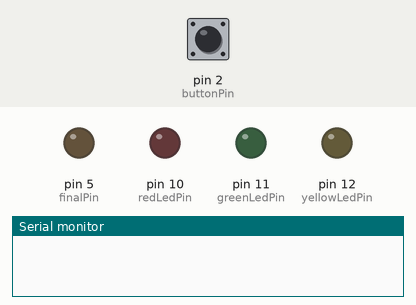
Recording of a sketch running on a simulated Arduino Uno, built with avr-gcc and run on an emulated ATmega328P. Shown: output pins drawn as LEDs (lit = HIGH), the last lines printed to the serial monitor. The test bench sets the inputs (shaded band); at power-on: pin 2 (buttonPin) LOW.

Above: at 1.2 s.
1.3 s: pin 2 (buttonPin) pulled HIGH for 0.15 s
At 1.6 s:
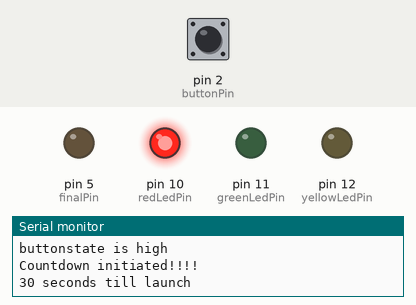
At 16.7 s:
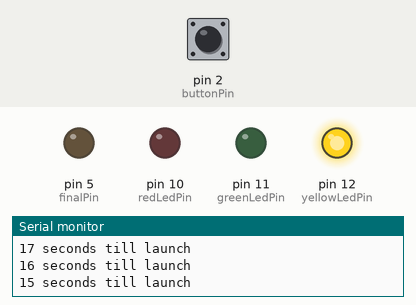
Timing chart, 0 to 32.8 s (numbered marks = the images above; inputs shaded):
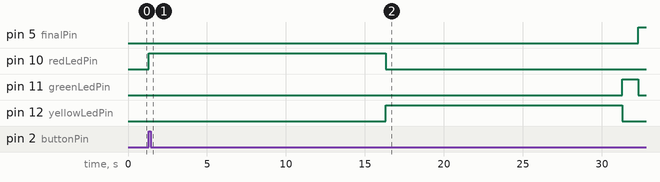

The sketch:

rocketCountdown.ino
```cpp
// Setting pin outputs
int redLedPin = 10;
int yellowLedPin = 12;
int greenLedPin = 11;
int buttonPin = 2;

// Initialize pin for rocket signal
int finalPin = 5;

// Initialize pin for button status
int buttonState = 0;


void setup()                    // run once, when the sketch starts
{

  // This is for printing purposes
  Serial.begin(9600);

  // Sets the digital pin lights as output
  pinMode(redLedPin, OUTPUT);
  pinMode(yellowLedPin, OUTPUT);
  pinMode(greenLedPin, OUTPUT);

  // initialize the pushbutton pin as an input:
  pinMode(buttonPin, INPUT);

  // Set digital pin for final rocket signal
  pinMode(finalPin, OUTPUT);


}

int i;

void loop(){                    // run over and over again


  // read the state of the pushbutton value:
  buttonState = digitalRead(buttonPin);

//  if (buttonState != HIGH) {
//    Serial.println("buttonstate is low");
//  }

//  Serial.print(buttonState);
  if (buttonState == HIGH) {
    Serial.println("buttonstate is high");


    // Count through the LED's
    for (i=0; i <= 2; i++){

      // Various if statements to decide when to send the signal
      // Red LED is turned on first
      if(i==0){

        // Warning print!!
        Serial.println("Countdown initiated!!!!");
        Serial.println("30 seconds till launch");


        // Turning red LED on
        digitalWrite(redLedPin, HIGH);

        // Waits for 15 seconds
        delay(1000);
        Serial.println("29 seconds till launch");
        delay(1000);
        Serial.println("28 seconds till launch");
        delay(1000);
        Serial.println("27 seconds till launch");
        delay(1000);
        Serial.println("26 seconds till launch");
        delay(1000);
        Serial.println("25 seconds till launch");
        delay(1000);
        Serial.println("24 seconds till launch");
        delay(1000);
        Serial.println("23 seconds till launch");
        delay(1000);
        Serial.println("22 seconds till launch");
        delay(1000);
        Serial.println("21 seconds till launch");
        delay(1000);
        Serial.println("20 seconds till launch");
        delay(1000);
        Serial.println("19 seconds till launch");
        delay(1000);
        Serial.println("18 seconds till launch");
        delay(1000);
        Serial.println("17 seconds till launch");
        delay(1000);
        Serial.println("16 seconds till launch");
        delay(1000);
        Serial.println("15 seconds till launch");

      }

      // Red LED is turned off and the yellow LED is turned on
      if(i==1){

        // Turning red LED off
        digitalWrite(redLedPin, LOW);

        // Turning yellow LED on
        digitalWrite(yellowLedPin, HIGH);

        // Waits for 15 seconds

         delay(1000);
        Serial.println("14 seconds till launch");
        delay(1000);
        Serial.println("13 seconds till launch");
        delay(1000);
        Serial.println("12 seconds till launch");
        delay(1000);
        Serial.println("11 seconds till launch");
        delay(1000);
        Serial.println("10 seconds till launch");
        delay(1000);
        Serial.println("9 seconds till launch");
        delay(1000);
        Serial.println("8 seconds till launch");
        delay(1000);
        Serial.println("7 seconds till launch");
        delay(1000);
        Serial.println("6 seconds till launch");
        delay(1000);
        Serial.println("5 seconds till launch");
        delay(1000);
        Serial.println("4 seconds till launch");
        delay(1000);
        Serial.println("3 seconds till launch");
        delay(1000);
        Serial.println("2 seconds till launch");
        delay(1000);
        Serial.println("1 seconds till launch");
        delay(1000);

      }

      // Yellow LED is turned off and the green LED is turned on
      if(i==2){

        // Waits for a second
        Serial.println("LAUNCHING!!");

        // Turning yellow LED off
        digitalWrite(yellowLedPin, LOW);


        // Turning green LED on
        digitalWrite(greenLedPin, HIGH);
        delay(1000);

        // Sending signal for rocket
        digitalWrite(finalPin, HIGH);

        // Turning green LED off to reset
        digitalWrite(greenLedPin, LOW);


      }
    }
  }
}
```

Measured:
- after the input at 1.3 s, pin 5 (finalPin): LOW → HIGH after 31.0 s; pin 10 (redLedPin): LOW → HIGH at once, → LOW 15.0 s later; pin 11 (greenLedPin): LOW → HIGH after 30.0 s, → LOW 1.0 s later; pin 12 (yellowLedPin): LOW → HIGH after 15.0 s, → LOW 15.0 s later
